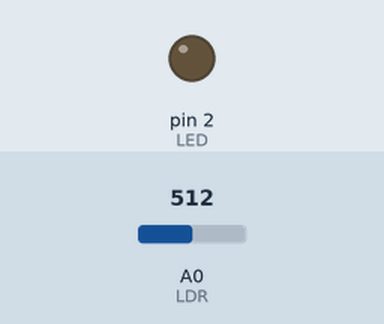
This sketch was run on a simulated Arduino Uno, built with avr-gcc and run on an emulated ATmega328P. On the bench: output pins drawn as LEDs (lit = HIGH). The test bench sets the inputs (shaded band); at power-on: A0 (LDR) = 512.

Above: at 1.2 s.
1.3 s: A0 (LDR) set to 490
At 2.5 s:
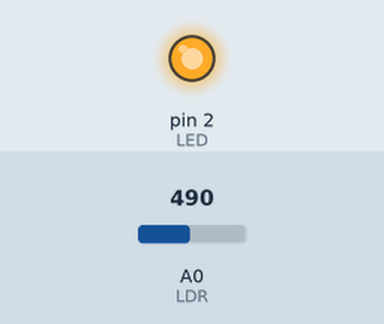
2.8 s: A0 (LDR) set to 510
At 3.6 s:
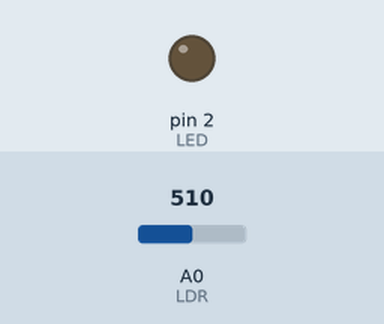
4.3 s: A0 (LDR) set to 306
At 4.8 s:
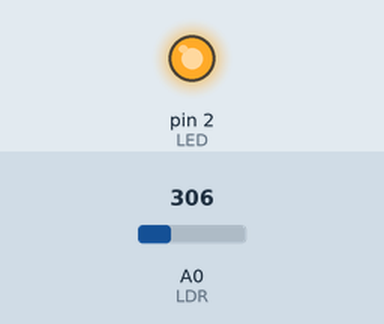
Timing chart, 0 to 7.3 s (numbered marks = the images above; inputs shaded):
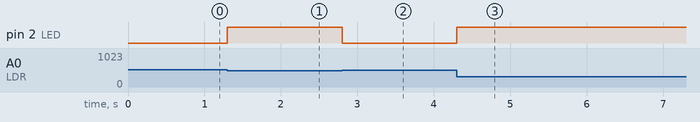

The sketch:

19127608.ino
```cpp
int LED = 2;
int LDR = A0;

void setup()
{
	pinMode(LED, OUTPUT);
	pinMode(LDR, INPUT);
}

void loop()
{
	int value = analogRead(LDR);
	if (value < 500)
	{
		digitalWrite(LED, HIGH);
	}
	else
	{
		digitalWrite(LED, LOW);
	}
}
```

Measured:
- the behaviour switches between 500 and 499 on A0 (LDR) (found by bisection; images 0 and 1)
- after the input at 1.3 s, pin 2 (LED): LOW → HIGH at once
- after the input at 2.8 s, pin 2 (LED): HIGH → LOW at once
- after the input at 4.3 s, pin 2 (LED): LOW → HIGH at once
